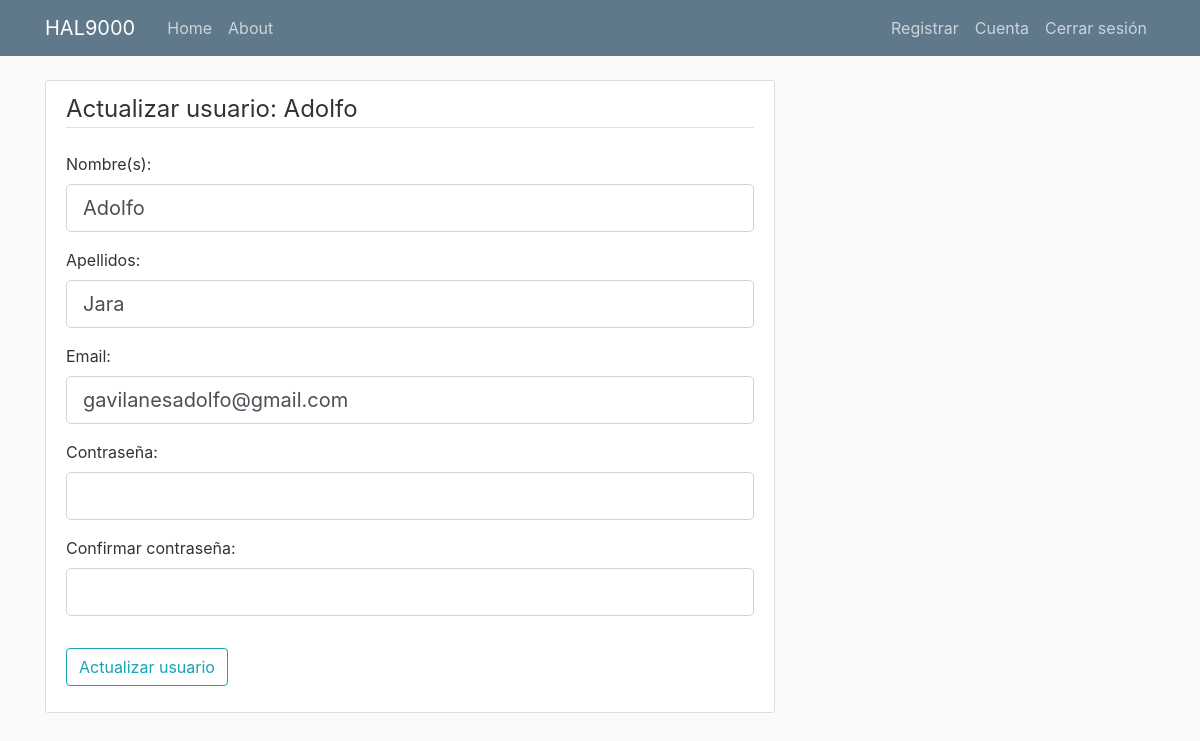
/actualizarUsuarioPrincipal (signed in), run on an earlier commit of the app's database.
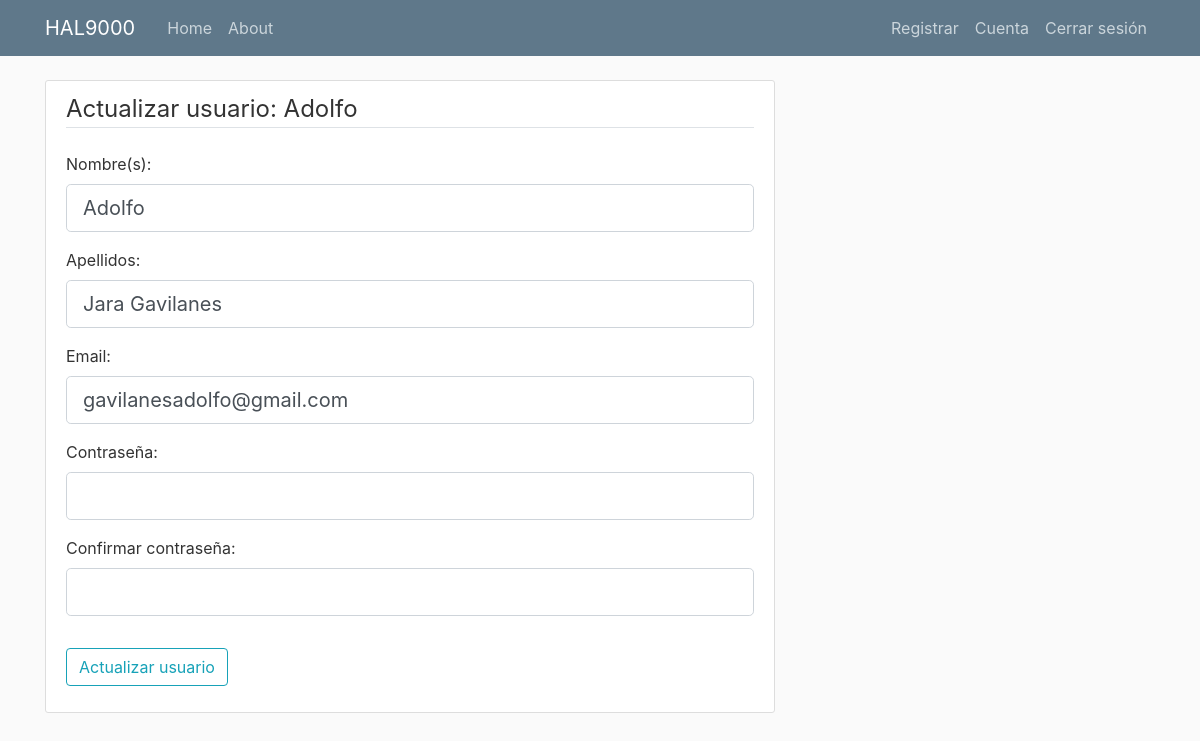
And on a later commit of the database.
### bot_backend/models.py (models this page shows, shortened)
class Usuario(db.Model, UserMixin):
    id = db.Column(db.Integer, primary_key=True)
    nombre = db.Column(db.String(75), nullable=False)
    apellido = db.Column(db.String(75), nullable=False)
    email = db.Column(db.String(120), nullable=False)
    password = db.Column(db.String(60), nullable=False)
    tipo = db.Column(db.String(20), nullable=False)
    casa_id = db.Column(db.Integer, db.ForeignKey("casa.id"), nullable=True)

### bot_backend/routes.py (the view)
@app.route("/actualizarUsuarioPrincipal", methods=['POST', "GET"])
def actualizarUsuarioPrincipal():
    form = UpdateSubUserForm()
    if form.validate_on_submit():
        current_user.nombre = form.nombre.data
        current_user.apellido = form.apellido.data
        current_user.email = form.email.data
        current_user.password = form.password.data
        db.session.query(Usuario).filter(Usuario.id==current_user.id).update({"nombre":form.nombre.data, "apellido":form.apellido.data, "email":form.email.data, "password":form.password.data})
        db.session.commit()
        flash('Usuario actualizado', category="success")
        return redirect(url_for('cuenta'))
    elif request.method == 'GET':
        form.nombre.data = current_user.nombre
        form.apellido.data = current_user.apellido
        form.email.data = current_user.email
    return render_template("actualizarUsuarios.html", title="Actualizar Usuarios" , usuarioSeleccionado=current_user, form=form)

### bot_backend/forms.py (shortened to what this page needs)
class UpdateSubUserForm(FlaskForm):
    nombre = StringField("Nombre(s): ", validators=[DataRequired(), Length(2,75)])
    apellido = StringField("Apellidos: ", validators=[DataRequired(), Length(2,75)])
    email = StringField("Email: ", validators=[DataRequired(),Email()])
    password = PasswordField("Contraseña: ", validators=[DataRequired(), Length(2,32)])
    confirm_password = PasswordField("Confirmar contraseña: ", validators=[DataRequired(),
                                    Length(2,32), EqualTo("password")])
    submit = SubmitField("Actualizar usuario")

### bot_backend/models.py (called while the page is built)
@login_manager.user_loader
def load_user(usuario_id):
    return Usuario.query.get(int(usuario_id))

### bot_backend/templates/actualizarUsuarios.html (shortened to what this page needs)
{% extends "layout.html" %}
{% block content %}
<div class="content-section">
    <form method="POST" action="">
        <fieldset class="form-group">
            <legend class="border-bottom mb-4">
                Actualizar usuario: {{ usuarioSeleccionado.nombre }}
            </legend>
            <div class="form-group">
                {{ form.nombre.label(class="form-control-label") }}
                {% if form.nombre.errors %}
                {{ form.nombre(class="form-control form-control-lg is-invalid") }}
                <div class="invalid-feedback">
                    {% for error in form.nombre.errors %}
                    <span>{{ error }}</span>
                    {% endfor %}
                </div>
                {% else %}
                {{ form.nombre(class="form-control form-control-lg") }}
                {% endif %}
            </div>
            <div class="form-group">
                {{ form.apellido.label(class="form-control-label") }}
                {% if form.apellido.errors %}
                {{ form.apellido(class="form-control form-control-lg is-invalid") }}
                <div class="invalid-feedback">
                    {% for error in form.apellido.errors %}
                    <span>{{ error }}</span>
                    {% endfor %}
                </div>
                {% else %}
                {{ form.apellido(class="form-control form-control-lg") }}
                {% endif %}
            </div>
            <div class="form-group">
                {{ form.email.label(class="form-control-label") }}
                {% if form.email.errors %}
                {{ form.email(class="form-control form-control-lg is-invalid") }}
                <div class="invalid-feedback">
                    {% for error in form.email.errors %}
                    <span>{{ error }} </span>
                    {% endfor %}
                </div>
                {% else %}
                {{ form.email(class="form-control form-control-lg") }}
                {% endif %}
            </div>
            <div class="form-group">
                {{ form.password.label(class="form-control-label") }}
                {% if form.password.errors %}
                {{ form.password(class="form-control form-control-lg is-invalid") }}
                <div class="invalid-feedback">
                    {% for error in form.password.errors %}
                    <span>{{ error }} </span>
                    {% endfor %}
                </div>
                {% else %}
                {{ form.password(class="form-control form-control-lg") }}
                {% endif %}
            </div>
            <div class="form-group">
                {{ form.confirm_password.label(class="form-control-label") }}
                {% if form.confirm_password.errors %}
                {{ form.confirm_password(class="form-control form-control-lg is-invalid") }}
                <div class="invalid-feedback">
                    {% for error in form.confirm_password.errors %}
                    <span>{{ error }} </span>
                    {% endfor %}
                </div>
                {% else %}
                {{ form.confirm_password(class="form-control form-control-lg") }}
                {% endif %}
            </div>
        </fieldset>
        <div class="form-group">
            {{ form.submit(class="btn btn-outline-info") }}
        </div>
    </form>
</div>
{% endblock content %}

What changed in the data, as far as the page shows it:
changed Usuario "Adolfo": apellido "Jara" → "Jara Gavilanes"
